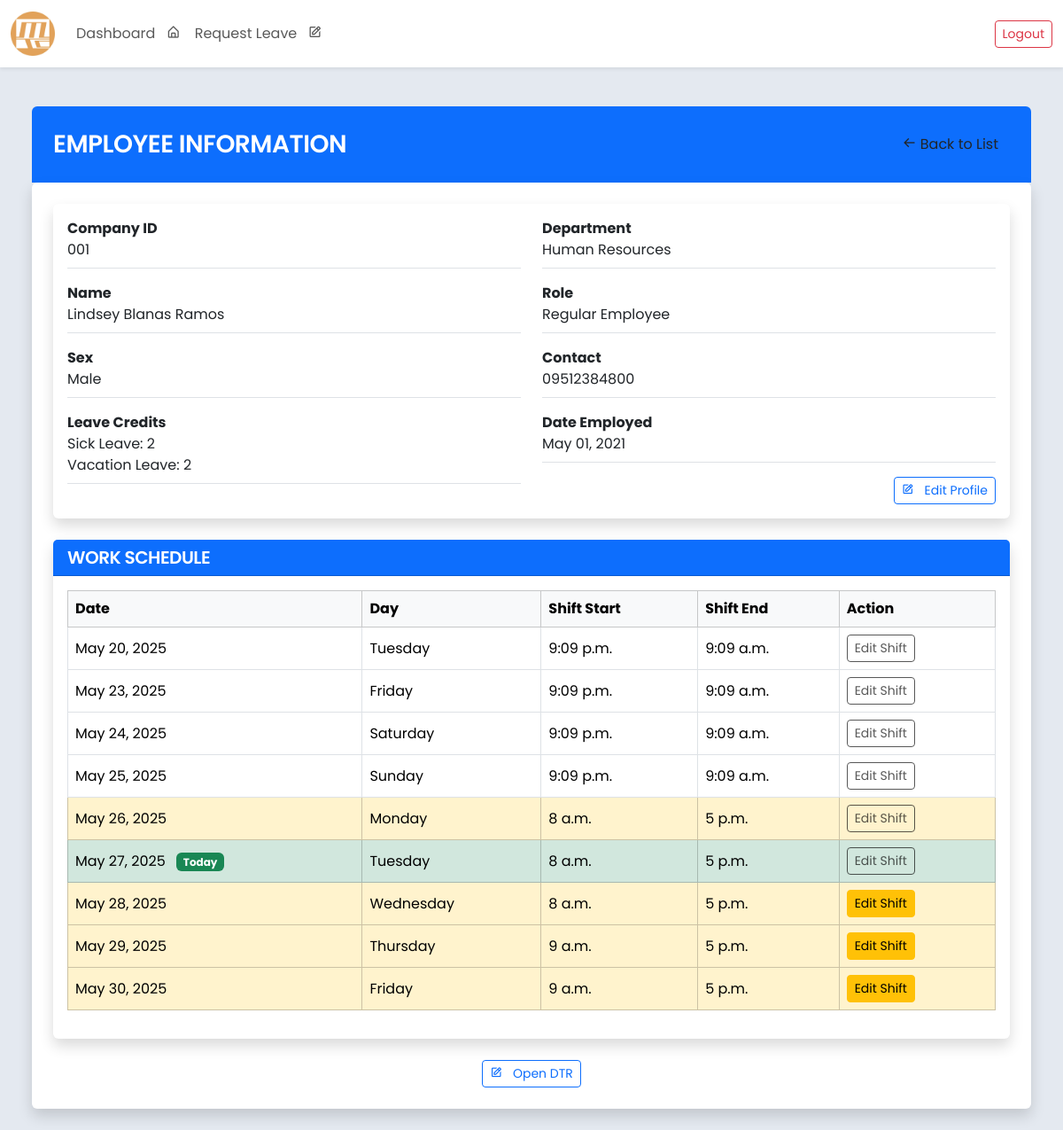
Page /employee/view/10/ (signed in) on the earlier database version.
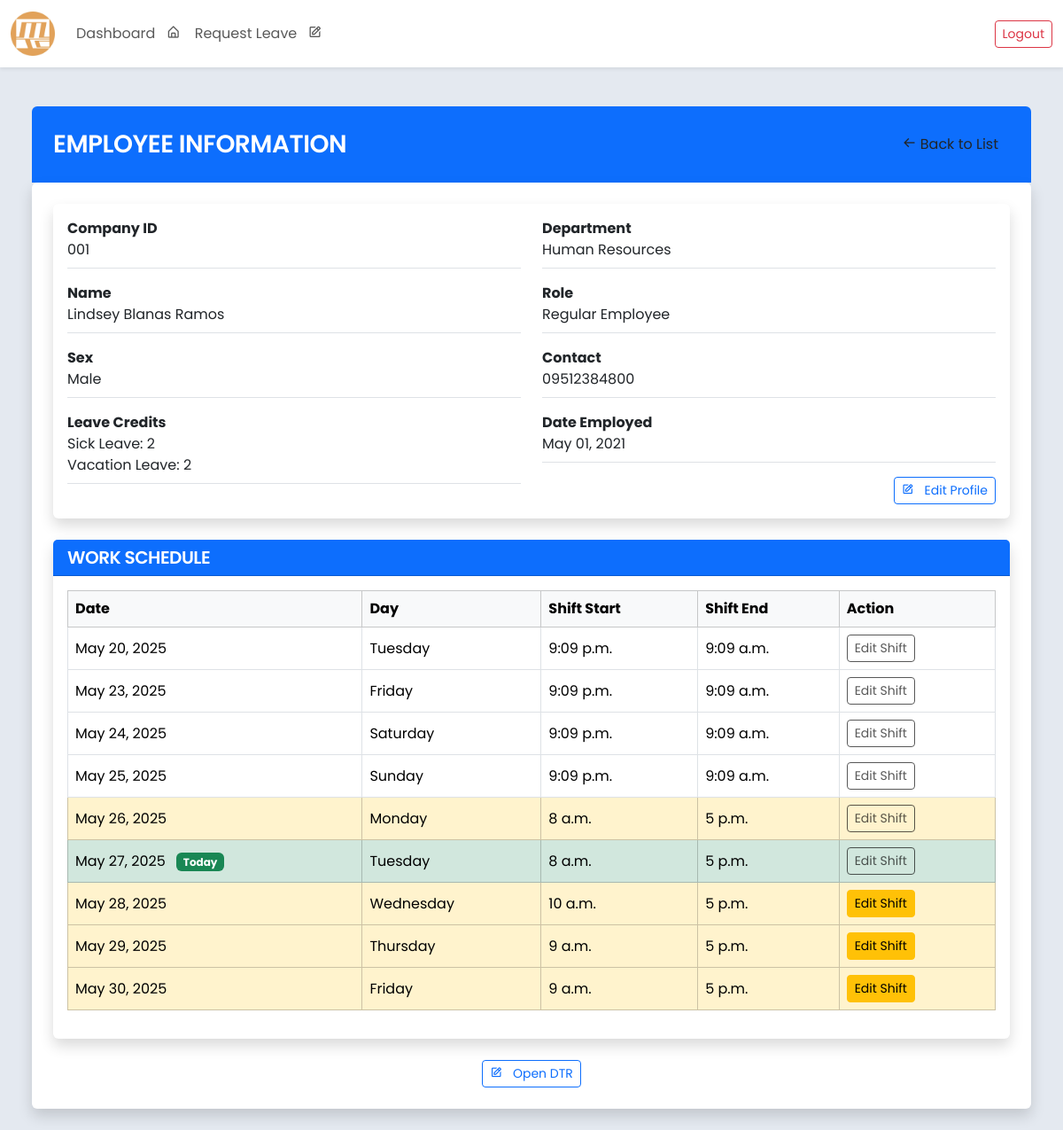
Same page on the later database version.
### core/models.py (models this page shows, shortened)
class Shift(models.Model):
    employee = models.ForeignKey(
        'Employee',
        on_delete=models.CASCADE,
        related_name='shifts'
    )
    department = models.ForeignKey(
        'Department',
        on_delete=models.CASCADE,
        related_name='shifts'
    )
    shift_date = models.DateField(default=timezone.now)
    shift_start = models.TimeField()
    shift_end = models.TimeField()
    class Meta:
        verbose_name = 'Shift'
        verbose_name_plural = 'Shifts'
        db_table = 'shift_table'
        ordering = ['shift_date', 'shift_start']

### core/views.py (the view)
# urls.py: path('employee/view/<int:pk>/', views.view_employee_information, name='employee_information'),
def view_employee_information(request, pk):
    employee = get_object_or_404(Employee, employee_id=pk)
    shifts = Shift.objects.filter(employee=employee).order_by('shift_date', 'shift_start')
    today = date.today()
    start_of_week = today - timedelta(days=today.weekday())  # Monday
    end_of_week = start_of_week + timedelta(days=6)          # Sunday
    context = {
        'employee': employee,
        'shifts': shifts,
        'today': today,
        'start_of_week': start_of_week,
        'end_of_week': end_of_week,
    }
    return render(request, 'view_employee_information.html', context)

### core/models.py (called while the page is built)
    def __str__(self):
        return self.name

### core/templates/view_employee_information.html (shortened to what the changed rows need)
{% extends "base.html" %}
{% block content %}
<div class="container-fluid" style="max-width: 1200px;">
    <div class="bg-white p-4 rounded shadow">
        <div class="card border-0 shadow mb-4">
            <div class="card-body">
                <table class="table table-bordered table-hover align-middle">
                    <thead class="table-light">
                        <tr>
                            <th>Date</th>
                            <th>Day</th>
                            <th>Shift Start</th>
                            <th>Shift End</th>
                            <th>Action</th>
                        </tr>
                    </thead>
                    <tbody>
                        {% for shift in shifts %}
                        <tr
                            {% if shift.shift_date == today %}
                                class="table-success"
                            {% elif shift.shift_date >= start_of_week and shift.shift_date <= end_of_week %}
                                class="table-warning"
                            {% endif %}
                        >
                            <td>
                                {{ shift.shift_date }}
                            </td>
                            <td>{{ shift.shift_date|date:"l" }}</td>
                            <td>{{ shift.shift_start }}</td>
                            <td>{{ shift.shift_end }}</td>
                            <td>
                                {% if shift.shift_date > today %}
                                    <a href="{% url 'edit_shift' shift.id %}" class="btn btn-sm btn-warning me-1">Edit Shift</a>
                                {% else %}
                                    <button class="btn btn-sm  me-1" disabled>Edit Shift</button>
                                {% endif %}
                            </td>
                        </tr>
                        {% endfor %}
                    </tbody>
                </table>
            </div>
        </div>
    </div>
</div>
{% endblock %}

Differences in the rows shown:
changed Shift "May 28, 2025": shift_start "8 a.m." → "10 a.m."
